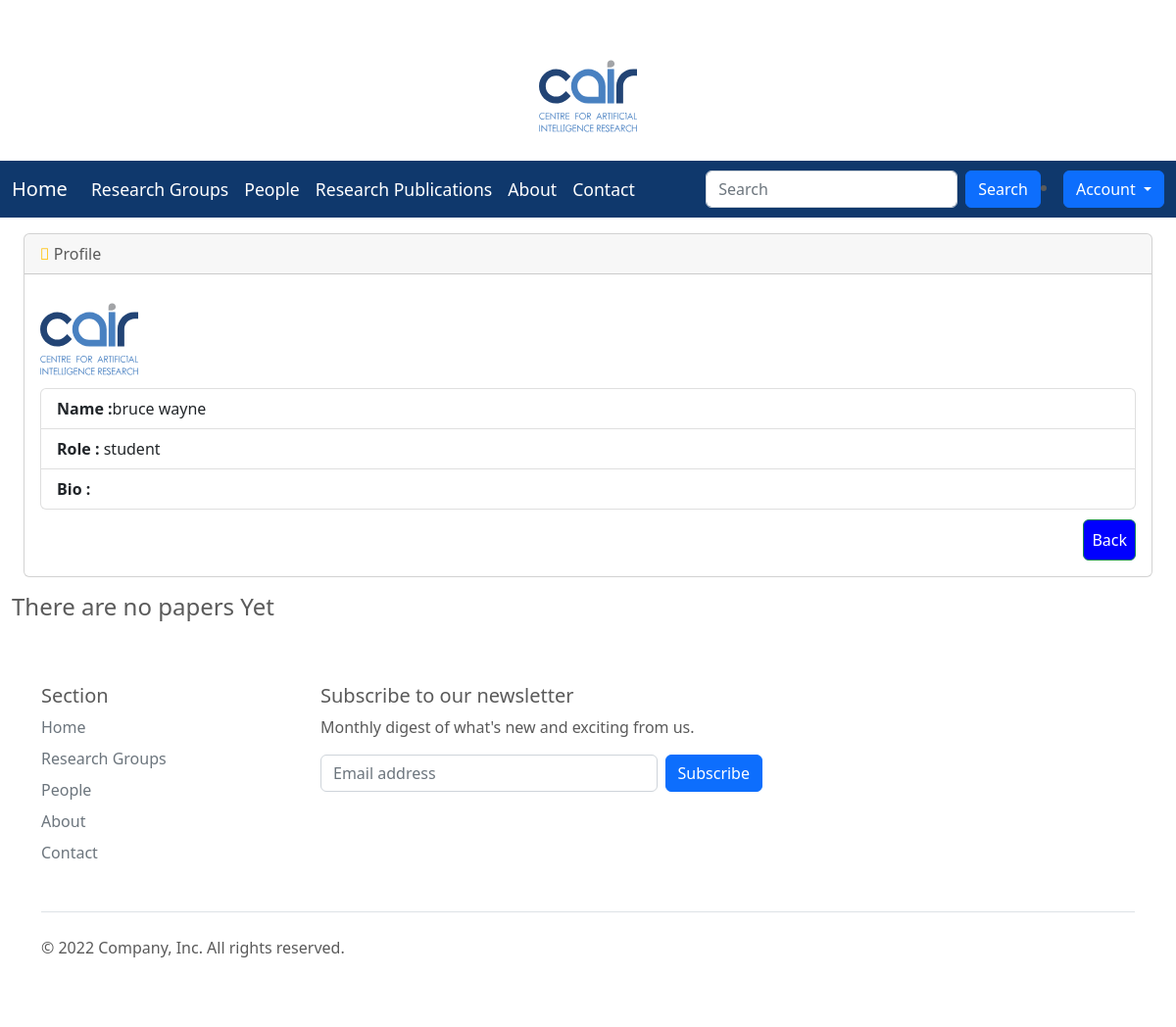
The app's page /avprofle/5 (signed in), older data.
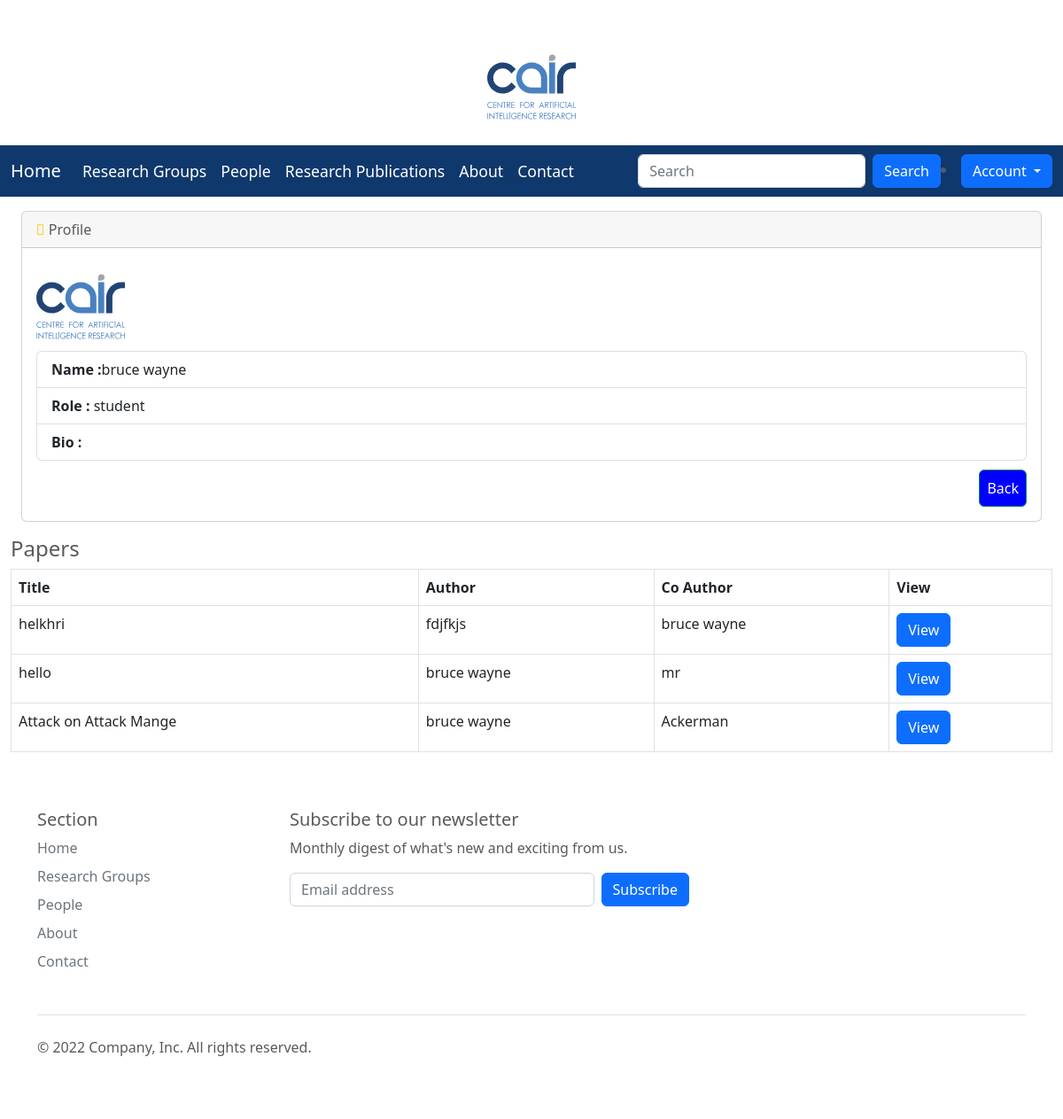
The same page, newer data.
### researchapp/models.py (models this page shows, shortened)
class Paper(models.Model):
    title = models.CharField(max_length=100)
    author = models.CharField(max_length=50)
    co_author = models.CharField(max_length=50)
    description =  models.TextField()
    category  = models.ForeignKey(PaperType, on_delete=models.CASCADE, default=None,blank=True , null=TRUE)
    group = models.ForeignKey(Group, on_delete=models.CASCADE, default=None,blank=True , null=TRUE)
    publication = models.FileField(upload_to='pdf/publications')
    peerReview = models.FileField(upload_to='pdf/peerReview', blank=True , null=TRUE)
    created = models.DateField(auto_now_add=True)
    published_by=models.ForeignKey(User, on_delete=models.CASCADE, default=None,blank=True , null=TRUE)

### researchapp/views.py (the view)
# urls.py: path('avprofle/<int:pk>', views.AViewProfile.as_view(), name='avprofile'),
class AViewProfile(LoginRequiredMixin,DetailView):
    model=User
    template_name = 'viewProfile.html'
    def get_context_data(self, **kwargs):
        context = super(AViewProfile, self).get_context_data(**kwargs)
        author_id = self.kwargs['pk']
        query=""
        query_string= User.objects.all().filter(id=author_id)
        for i in query_string:
            query+=str(i.first_name)+" "+str(i.last_name)
        entry_query = get_query(query, ['author', 'co_author'])
        a=Paper.objects.all().filter(entry_query)
        context['papers'] = a
        return context

### researchapp/views.py (called while the page is built)
def normalize_query(query_string,
                    findterms=re.compile(r'"([^"]+)"|(\S+)').findall,
                    normspace=re.compile(r'\s{2,}').sub):
    return [normspace(' ', (t[0] or t[1]).strip()) for t in findterms(query_string)]

def get_query(query_string, search_fields):
    query = None # Query to search for every search term
    terms = normalize_query(query_string)
    for term in terms:
        or_query = None # Query to search for a given term in each field
        for field_name in search_fields:
            q = Q(**{"%s__icontains" % field_name: term})
            if or_query is None:
                or_query = q
            else:
                or_query = or_query | q
        if query is None:
            query = or_query
        else:
            query = query & or_query
    return query

### researchapp/templates/viewProfile.html (shortened to what this page needs)
{% extends 'base.html' %}
{% load static %}
{% block style %}
    <link rel="stylesheet" href="{% static 'css/style1.css' %}">
    <link href="https://cdn.jsdelivr.net/npm/bootstrap@5.2.0/dist/css/bootstrap.min.css"
    rel="stylesheet">
    <link href='https://cdnjs.cloudflare.com/ajax/libs/font-awesome/4.0.3/css/font-awesome.css' rel='stylesheet'>
    <body oncontextmenu='return false' class='snippet-body'>
{% endblock %}
{% block body %}
<div class="container-fluid">
        <div class="row">
          <div class="col-12 mb-3">
          <div class="col-12 mb-3">
              <div id="content-wrapper">
        <div class="container-fluid">
            <div class="card mb-3">
                <div class="card-header">
                    <i class="fas fa-table text-warning"></i>
                    Profile
                </div>
                <div class="card-body">
                    <img class="img-fluid" alt="100%x280"
                                             src= {% if object.image %}{{ object.image.url }}{% else %} {% static 'media/logo.svg' %}{% endif %} style="width:100px;height:100px">
 <div class="row">
        <div class="col-12">
            <ul class="list-group">
              <li class="list-group-item"><strong>Name :</strong>{{ object.first_name}} {{ object.last_name}}  </li>
              <li class="list-group-item"><strong>Role :</strong> {{ object.role.RoleType}}</li>
              <li class="list-group-item"><strong>Bio :</strong></li>
            </ul>
        </div>
    </div>
    <div class="row top-buffer" style="padding-top: 10px">
        <div class="col-12">
                <a href="{% url 'people' %}"><button type="button" style="padding: 8px; float: right; background-color: blue; color: white;" class="btn btn-success">Back</button></a>
        </div>
    </div>
          </div>
        </div>
      </div>
    </div>
    {% if papers %}
    <h4> Papers</h4>
      <div class="table-responsive">
                        <table class="table table-bordered" id="dataTable" width="100%" cellspacing="0">
                            <thead>
                            <tr>
                                <th>Title</th>
                                <th>Author</th>
                                <th>Co Author</th>
                                <th>View</th>
                            </tr>
                            </thead>
                            <tbody>
                            {% for paper in papers %}
                                <tr>
                                    <td>{{ paper.title }}</td>
                                    <td>
                                   	{{ paper.author}}
                                    </td>
                                    <td>{{ paper.co_author }}</td>
                                    <td>
                <a href=""><button type="button" class="btn btn-primary"> View</button></a>
                 </td>
                            {% endfor %}
                            {% else %}
                            <h4> There are no papers Yet</h4>
                        {% endif %}
                            </tbody>
                        </table></div>
{% endblock %}

Row changes from the older to the newer data that the page shows:
now on this page (row edited): Paper: title "helkhri", author "fdjfkjs", co_author "bruce wayne"
now on this page (row edited): Paper: title "hello", author "bruce wayne", co_author "mr"
added Paper: title "Attack on Attack Mange", author "bruce wayne", co_author "Ackerman"
Text that changed along with them:
text no longer shown: "There are no papers Yet"
text now shown: "Papers Title Author Co Author View"
